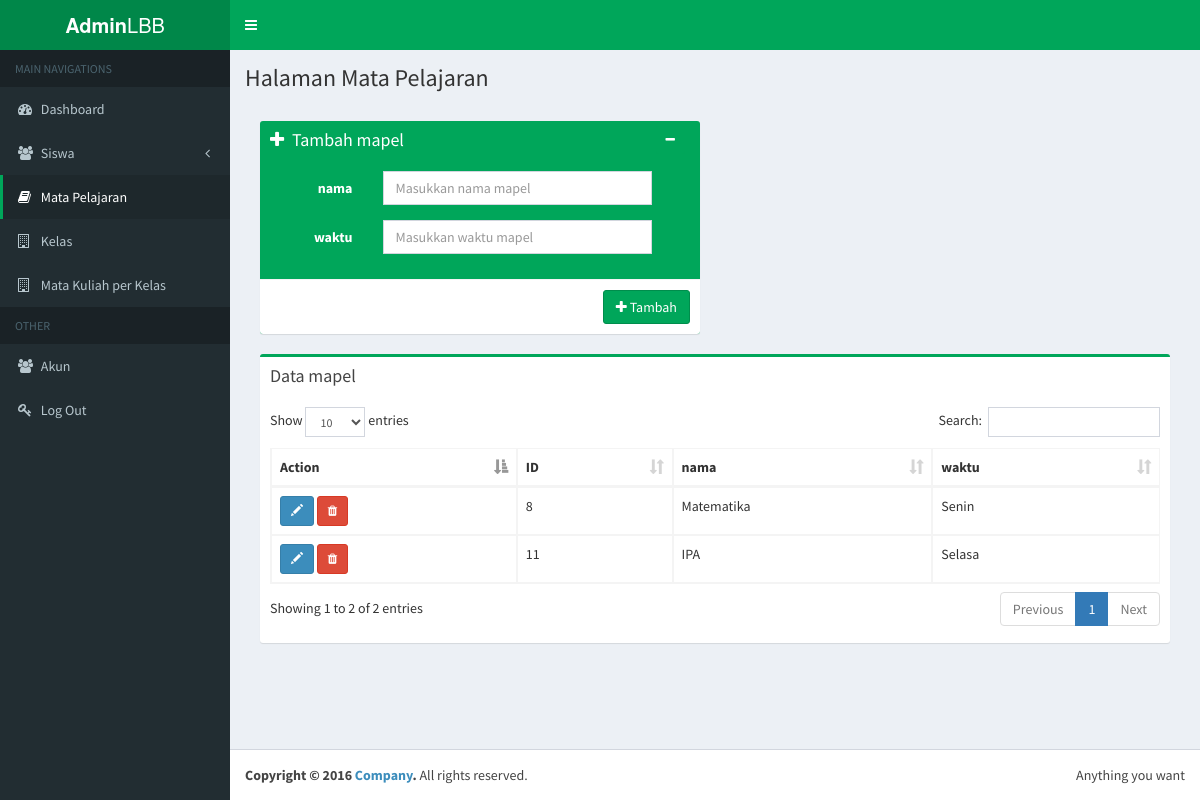
Page /?page=mapel (signed in) on the committed database.
### tables this page shows
CREATE TABLE `mapel` (
  `id` int(11) NOT NULL,
  `nama` varchar(255) NOT NULL,
  `waktu` varchar(255) NOT NULL
);

### class/class.user.php (called while the page is built, shortened)
<?php
	class User
	{
		function isLoggedIn(){
			if(isset($_SESSION['userData'])){
				return true;
			}
			return false;
		}
}
?>

### index.php (called while the page is built, shortened)
<?php
	include 'route.php';
?>

### config/function.php (called while the page is built)
<?php
	function base_url(){
		return "http://localhost/bimbel/";
	}
	function assets_url(){
		return "http://localhost/bimbel/assets/";
	}
?>

### class/class.mapel.php (called while the page is built, shortened)
<?php
	class Mapel
	{
		private $db;
		function __construct()
		{
			$database = new Database();
			$this->db = $database->Connect();
		}
		public function list(){
			$stmt = $this->db->prepare("SELECT * FROM mapel");
			$stmt->execute();
			$data = array();
			while ($row = $stmt->fetch(PDO::FETCH_ASSOC)) {
				$data[] = $row;
			}
			return $data;
		}
	}
?>

### config/Database.php (called while the page is built)
<?php
Class Database{
	private $dsn = 'mysql:dbname=lbb_db;host:127.0.0.1';
	private $user = 'root';
	private $pass = '';
	public $conn;
	public function Connect($value='')
	{
		try{
			$this->conn = new PDO($this->dsn, $this->user, $this->pass);
			$this->conn->setAttribute(PDO::ATTR_ERRMODE, PDO::ERRMODE_EXCEPTION);
		}catch(PDOException $ex){
			die('connection failed' . $ex->getMessage());
		}
		return $this->conn;
	}
}

### views/mapel/list.php (the view, shortened to what this page needs)
<?php
  require_once 'class/class.mapel.php';
  $mapel = new Mapel;
?>
<section class="content">
  <div class="row">
    <div class="col-lg-6">
      <div class="box box-solid bg-green">
        <div class="box-header">
          <div class="pull-right box-tools">
            <button type="button" class="btn btn-success btn-sm pull-right" data-widget="collapse" data-toggle="tooltip" title="Collapse" style="margin-right: 5px;">
              <i class="fa fa-minus"></i>
            </button>
          </div>
          <i class="fa fa-plus"></i>
          <h3 class="box-title">
            Tambah mapel
          </h3>
        </div>
        <form role="form" id="formInput" class="form-horizontal" action="" method="post">
          <div class="box-body border-radius-none">
            <div class="form-group">
              <label  for="inputnama" class="control-label col-md-3">nama</label>
              <div class="col-md-8">
                <input type="text" name="nama" class="form-control" id="inputnama" required placeholder="Masukkan nama mapel">
              </div>
            </div>
            <div class="form-group">
              <label  for="inputwaktu" class="control-label col-md-3">waktu</label>
              <div class="col-md-8">
                <input type="waktu" name="waktu" class="form-control" id="inputwaktu" required placeholder="Masukkan waktu mapel">
              </div>
            </div>
          </div>
          <div class="box-footer text-black">
            <div class="row">
              <div class="col-sm-12">
                <div class="clearfix">
                  <button type="submit" name="btnSubmit" class="btn btn-success pull-right"><i class="fa fa-plus"></i> Tambah</button>
                </div>
              </div>
            </div>
          </div>
        </form>
      </div>
    </div>
  </div>
  <div class="row">
    <div class="col-xs-12">
      <div class="box box-success">
        <div class="box-header">
          <h3 class="box-title">Data mapel</h3>
        </div>
        <div class="box-body">
          <table id="example2" class="table table-bordered table-hover">
            <thead>
              <tr>
                <th>Action</th>
                <th>ID</th>
                <th>nama</th>
                <th>waktu</th>
              </tr>
            </thead>
            <tbody>
              <?php
                $dataMapel = $mapel->list();
                foreach ($dataMapel as $key => $row) { ?>
                  <tr>
                    <td>
                      <button type='button' data-toggle='modal' data-target='#addBookDialog' data-id='<?php echo $row["id"];?>' data-page='mapel' class='openDialog btn btn-primary btn-sm'><span class='glyphicon glyphicon-pencil' aria-hidden='true'></span></button>
                      <button type="button" onclick="showAlert(<?php echo $row['id'];?>);" class='btn btn-danger btn-sm'><i class='fa fa-trash'></i></button>
                    </td>
                    <td class='id'><?php echo $row['id'];?></td>
                    <td class='nama'><?php echo $row['nama'];?></td>
                    <td class='waktu'><?php echo $row['waktu'];?></td>
                  </tr>
                <?php }
              ?>
            </tbody>
          </table>
        </div>
      </div>
    </div>
  </div>
</section>

### route.php (shortened to what this page needs)
<?php
	require_once 'config/Database.php';
	require_once 'config/function.php';
	require_once 'class/class.user.php';
	$action = '';
	$page = '';
	if(isset($_GET['page'])){
		$page = $_GET['page'];
	}
	$user = new User;
	if($user->isLoggedIn()){
		if($action == 'logout'){
			$user->logout();
			include 'views/login.php';
		}else if($action == 'print'){
			if($page == 'nilai'){
				include 'views/siswa/cetak.php';
			}
		}else if($action == 'print_all'){
			if($page == 'nilai'){
				include 'views/siswa/cetak-All.php';
			}
		}else{
			if($page == 'siswa'){
				$menu = 'siswa';
			}else if($page == 'mapel'){
				$menu = 'mapel';
			}else if($page == 'kelas'){
				$menu = 'kelas';
			}else if($page == 'nilai'){
				$menu = 'nilai';
			}else if($page == 'akun'){
				$menu = 'akun';
			}else if($page == 'mapel-kelas'){
				$menu = 'mapel-kelas';
			}else if($page == 'nilai'){
				$menu = 'nilai';
			}else if($page == '' || $page == 'dashboard'){
				$menu = 'dashboard';
			}else{
			}
			include 'views/content.php';
		}
	}else{
		include 'views/login.php';
	}
?>

### views/content.php (shortened to what this page needs)
<!DOCTYPE html>
<html>
<head>
  <link rel="stylesheet" href="<?php echo assets_url();?>bootstrap/css/bootstrap.min.css">
  <link rel="stylesheet" href="https://cdnjs.cloudflare.com/ajax/libs/font-awesome/4.5.0/css/font-awesome.min.css">
  <link rel="stylesheet" href="https://cdnjs.cloudflare.com/ajax/libs/ionicons/2.0.1/css/ionicons.min.css">
  <link rel="stylesheet" href="<?php echo assets_url();?>plugins/datatables/dataTables.bootstrap.css">
  <link rel="stylesheet" href="<?php echo assets_url();?>dist/css/AdminLTE.min.css">
  <link rel="stylesheet" href="<?php echo assets_url();?>dist/css/skins/skin-green.min.css">
</head>
<body class="hold-transition skin-green sidebar-mini">
<div class="wrapper">
  <?php include 'views/includes/header.php'; ?>
  <?php include 'views/includes/sidebar.php'; ?>
  <div class="content-wrapper">
    <section class="content-header">
      <h1>
        <?php
        $head = '';
        if($page == 'mapel'){
          $head = "Mata Pelajaran";
        } else if($page == 'mapel-kelas'){
          $head = "Mata Pelajartan Tiap Kelas";
        } else{
          $head = $page;
        }
        $head = "Halaman " . $head;
        echo ucwords($head);
        ?>
      </h1>
    </section>
    <section class="content">
      <?php
        if($page == 'siswa'){
          include 'views/siswa/list.php';
        }else if($page == 'mapel'){
          include 'views/mapel/list.php';
        }else if($page == 'kelas'){
          include 'views/kelas/list.php';
        }else if($page == 'akun'){
          include 'views/akun/list.php';
        }else if($page == 'mapel-kelas'){
          include 'views/mapel_per_kelas/list.php';
        }else if($page == 'nilai'){
          include 'views/siswa/nilai.php';
        }else if($page == '' || $page == 'dashboard'){
          include 'views/dashboard.php';
        }else{
          echo 'not found';
        }
      ?>
    </section>
  </div>
  <?php include 'views/includes/footer.php'; ?>
</div>
</body>
</html>

### views/includes/header.php (shortened to what this page needs)
<header class="main-header">
    <a href="index2.html" class="logo">
      <span class="logo-lg"><b>Admin</b>LBB</span>
    </a>
    <nav class="navbar navbar-static-top" role="navigation">
      <a href="#" class="sidebar-toggle" data-toggle="offcanvas" role="button">
      </a>
    </nav>
  </header>

### views/includes/sidebar.php (shortened to what this page needs)
<aside class="main-sidebar">
  <section class="sidebar">
    <ul class="sidebar-menu">
      <li class="header">MAIN NAVIGATIONS</li>
      <li <?php if($menu == 'dashboard') echo "class='active'";?>>
        <a href="<?php echo base_url() . '?page=dashboard' ?>">
          <i class="fa fa-dashboard"></i> <span>Dashboard</span></a>
      </li>
      <li class="treeview <?php if($menu == 'siswa' || $menu == 'nilai'){echo 'active';}?>">
        <a href="#">
          <i class="fa fa-users"></i> <span>Siswa</span>
          <span class="pull-right-container">
            <i class="fa fa-angle-left pull-right"></i>
          </span>
        </a>
      </li>
      <li class="<?php if($menu == 'mapel') echo 'active';?>">
        <a href="<?php echo base_url() . '?page=mapel' ?>">
          <i class="fa fa-book"></i> <span>Mata Pelajaran</span>
        </a>
      </li>
      <li class="<?php if($menu == 'kelas') echo 'active';?>">
        <a href="<?php echo base_url() . '?page=kelas' ?>">
          <i class="fa fa-building-o"></i> <span>Kelas</span>
        </a>
      </li>
      <li class="<?php if($menu == 'mapel-kelas') echo 'active';?>">
        <a href="<?php echo base_url() . '?page=mapel-kelas' ?>">
          <i class="fa fa-building-o"></i> <span>Mata Kuliah per Kelas</span>
        </a>
      </li>
      <li class="header">OTHER</li>
      <li class="<?php if($menu == 'akun') echo 'active';?>">
        <a href="<?php echo base_url() . '?page=akun' ?>">
          <i class="fa fa-users"></i> <span>Akun</span>
        </a>
      </li>
      <li>
        <a href="<?php echo base_url();?>?action=logout"><i class="fa fa-key"></i> <span>Log Out</span></a>
      </li>
    </ul>
  </section>
</aside>

### views/includes/footer.php
<footer class="main-footer">
  <div class="pull-right hidden-xs">
    Anything you want
  </div>
  <strong>Copyright &copy; 2016 <a href="#">Company</a>.</strong> All rights reserved.
</footer>

### rows in the picture
mapel: id "8", nama "Matematika", waktu "Senin"
mapel: id "11", nama "IPA", waktu "Selasa"

### other values in the picture
$head "Halaman Mata Pelajaran"
